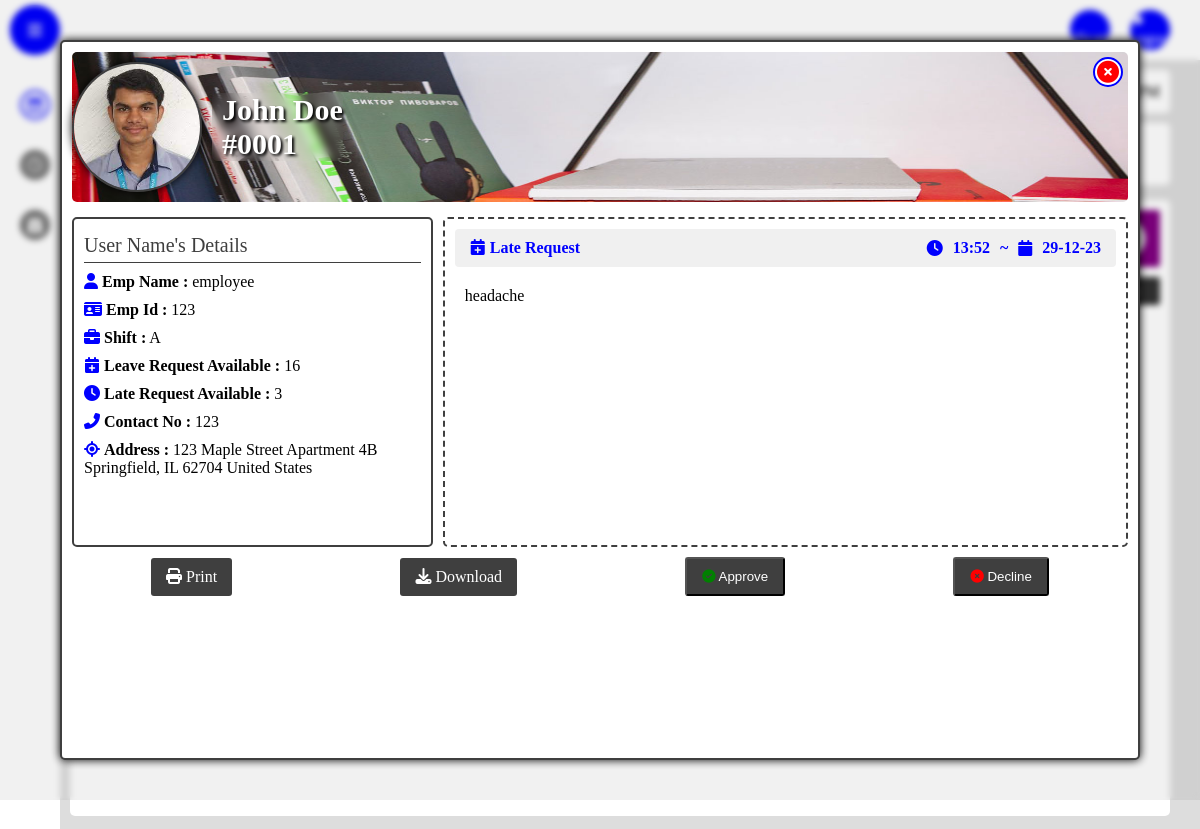
Page /late_req_profile?emp_id=123&emp_name=employee&from_time=12:58&to_time=12:59&reason=headache&req_id=1 (signed in, upper part) on the earlier database version.
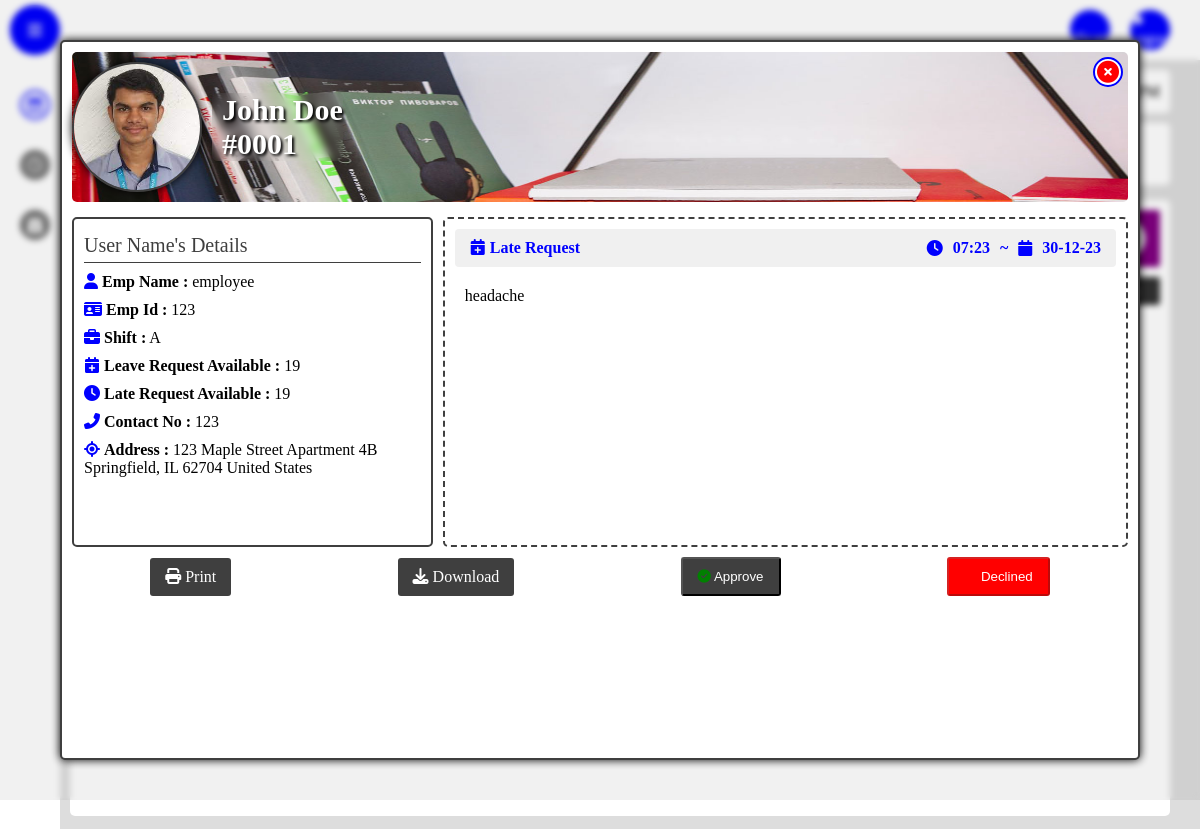
Same page on the later database version.
### app/views.py (the view)
@views.route('/late_req_profile')
@login_required
def late_req_profile():
    emp_id = request.args.get('emp_id')
    emp_name = request.args.get('emp_name')
    from_time = request.args.get('from_time')
    to_time = request.args.get('to_time')
    reason = request.args.get('reason')
    req_id = request.args.get('req_id')
    user = Emp_login.query.filter_by(emp_id=emp_id).order_by(Emp_login.date.desc()).first()
    user_late=late.query.filter_by(id=req_id).first()
    req_date=user_late.date.strftime("%d-%m-%y")
    req_time=user_late.date.strftime("%H:%M")
    req_details={
        'late_balance':user.late_balance,
        'leave_balance':user.leave_balance,
        'approval':user_late.hr_approval,
        'req_date':req_date,
        'req_time':req_time,
        'from_time':from_time,
        'to_time':to_time,
        'approved_by':user_late.approved_by,
        'permission_type':'Late',
        'ph_number':user.phoneNumber,
        'id':user.id,
        'reason':reason,
        'emp_id':emp_id,
        'emp_name':emp_name
    }
    session['details']=req_details
    return render_template("req_profile.html",req_details=req_details,permission_type='Late')#,late_permission_dict=late_permission_dict

### app/templates/req_profile.html (shortened to what the changed rows need)
<!DOCTYPE html>
<html lang="en">
<head>
    <link rel="stylesheet" href="{{ url_for('static', filename='css/style.css') }}">
    <link rel="stylesheet" href="{{ url_for('static', filename='css/attendance.css') }}">
    <link rel="stylesheet" href="https://cdnjs.cloudflare.com/ajax/libs/font-awesome/5.15.4/css/all.min.css">
    <link rel="stylesheet" href="https://cdnjs.cloudflare.com/ajax/libs/font-awesome/6.1.1/css/all.min.css">
</head>
<body>
    <section class="notification-model">
        <div class="inner-model">
            <div class="model-body">
                <div class="model-profile">
                    <div class="profile-left">
                        <div class="user-details">
                            <h1 class="user-name">John Doe</h1>
                            <h1 class="user-name">#0001</h1>
                        </div>
                    </div>
                    <div class="profile-right">
                     <ul class="personal-details">
                        <li class="detail">
                            <i class="fas fa-calendar-plus"></i>
                            <strong>Leave Request Available :</strong> <span class="availLeave">{{req_details.leave_balance}}</span>
                        </li>
                        <li class="detail">
                            <i class="fas fa-clock"></i>
                            <strong>Late Request Available :</strong> <span class="availLate">{{req_details.late_balance}}</span></li>
                     </ul>
                     <div class="model-message">
                        <div class="message-header">
                            <div class="message-details">
                                <p class="message-time"><i class="fas fa-clock"></i>{{req_details.req_time}}</p>
                                ~
                                <p class="message-date"><i class="fas fa-calendar"></i>{{req_details.req_date}}</p>
                            </div>
                        </div>
                        </div>
                    </div>
                </div>
            </div>
            <div class="model-footer">
                {% if req_details.approval == 'Declined' %}
                    <button class="model-btn latetable declined" style="background-color:red ;" name='decline' onclick="handleApproval('{{permission_type}}','decline',{{req_details.emp_id}})" id='decline' disabled>
                        <i class="fas fa-times-circle"></i>
                        <span class="btn-text">Declined</span>
                    </button>
                {% else %}
                    <button class="model-btn latetable decline" name='decline' onclick="handleApproval('{{permission_type}}','decline',{{req_details.emp_id}})" id='decline'>
                        <i class="fas fa-times-circle"></i>
                        <span class="btn-text">Decline</span>
                    </button>
                {% endif %}
            </div>
        </div>
    </section>
    <main class="main active">
        <header class="details-bar">
            <div class="user-details">
                <h1 class="user-role">User ~ <span class="role tag">HR</span></h1>
            </div>
        </header>
        <section class="frame today-attendance" style="display: flex;">
            <div class="inner-frame">
                <div class="frame-body">
                    <table class="today-attendance-table">
                        <thead>
                            <tr class="tablehead">
                                <th>EmpId</th>
                                <th>Name</th>
                                <th>Date</th>
                                <th>Shift Intime</th>
                                <th>Shift Outtime</th>
                                <th>Intime</th>
                                <th>Outtime</th>
                                <th>Late By</th>
                                <th>Early Go</th>
                                <th>Total Duration</th>
                                <th>Extra Time</th>
                                <th>Status</th>
                            </tr>
                        </thead>
                    </table>
                </div>
            </div>
        </section>
</body>
</html>

Differences in the rows shown:
changed late "headache": hr_approval "Pending" → "Declined" (drawn)
Other differences:
{{ req_details.leave_balance }}: "16" → "19"
{{ req_details.late_balance }}: "3" → "19"
{{ req_details.req_time }}: "13:52" → "07:23"
{{ req_details.req_date }}: "29-12-23" → "30-12-23"
text no longer shown: "Decline"
text now shown: "Declined"
